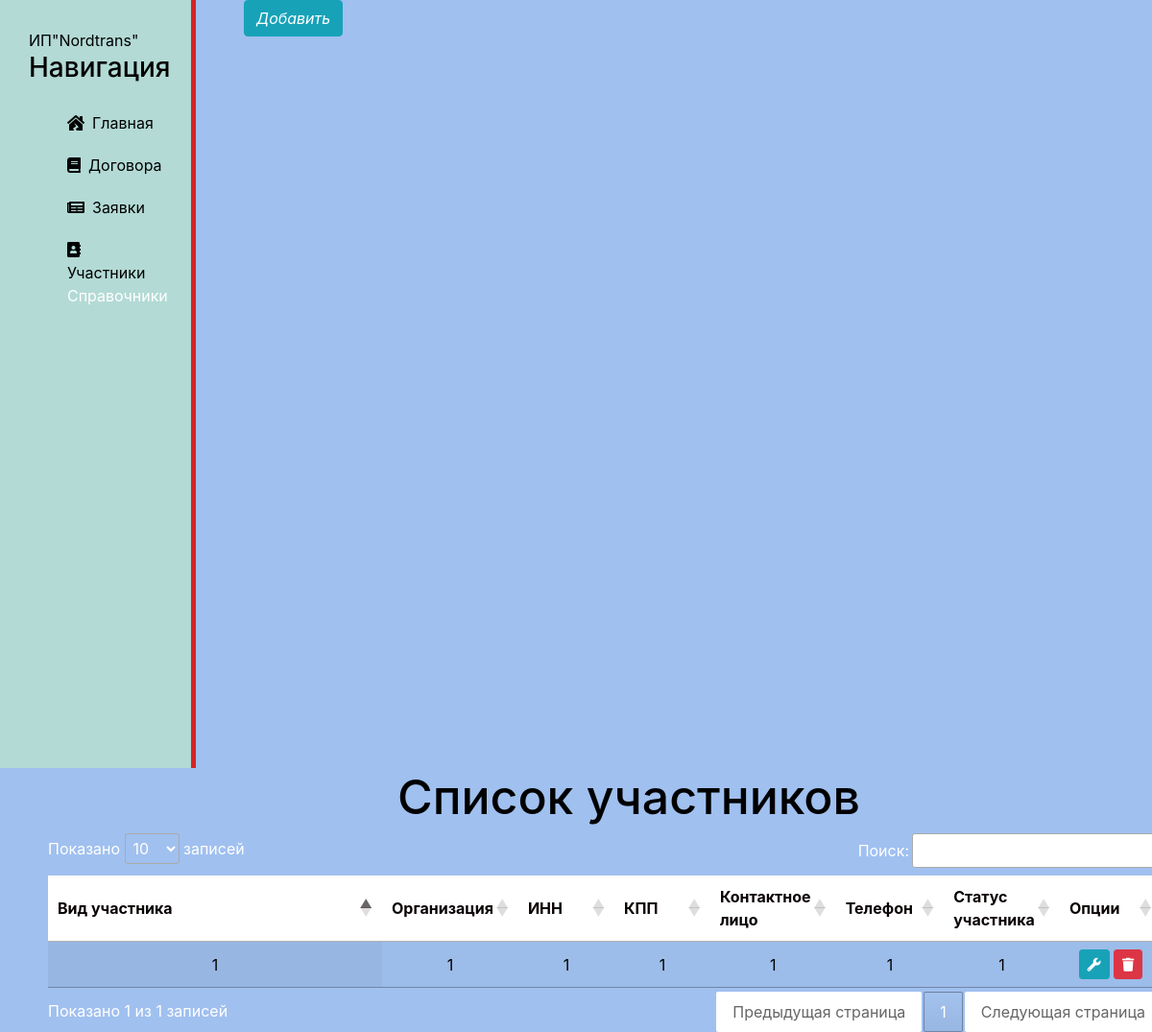
/gruzi/uchastnik, run on an earlier commit of the app's database.
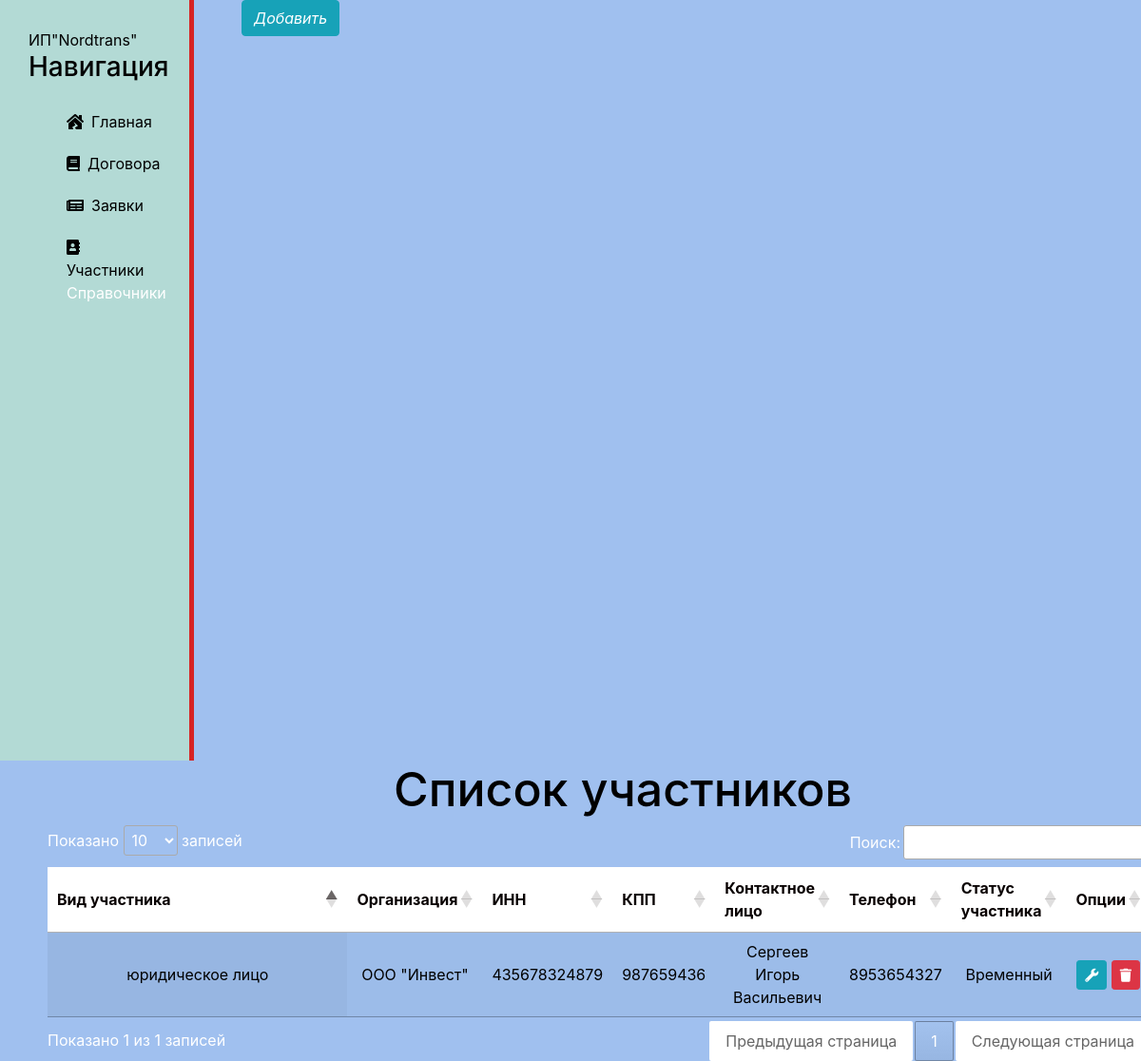
And on a later commit of the database.
### gruzi/models.py (models this page shows, shortened)
class Uchastnik(models.Model):
    viduch = models.CharField(max_length=100)
    org = models.CharField(max_length=100)
    inn = models.CharField(max_length=50)
    kpp = models.CharField(max_length=50)
    kontlico = models.CharField(max_length=100)
    tel = models.CharField(max_length=50)
    statusuch = models.CharField(max_length=100)
    class Meta:
        verbose_name = 'Участник'
        verbose_name_plural = 'Участники'

### gruzi/views.py (the view)
# urls.py: path('uchastnik', views.uchastnik, name='uchastnik'),
def uchastnik(request):
    gruzi = Uchastnik.objects.all()
    return render(request, 'gruzi/uchastnik.html', {'gruzi': gruzi})

### gruzi/templates/gruzi/uchastnik.html (shortened to what this page needs)
{% extends 'main/layout.html' %}
{% block content %}
<div style='float:left' class="features">
    <h1>Список участников</h1>
    <table id="table_id" class="display">
        <thead>
        <tr>
            <th scope="col">Вид участника</th>
            <th scope="col">Организация</th>
            <th scope="col">ИНН</th>
            <th scope="col">КПП</th>
            <th scope="col">Контактное лицо</th>
            <th scope="col">Телефон</th>
            <th scope="col">Статус участника</th>
            <th scope="col">Опции</th>
        </tr>
        </thead>
        {% for el in gruzi %}
            <tr>
                <td>{{ el.viduch }}</td>
                <td>{{ el.org }}</td>
                <td>{{ el.inn }}</td>
                <td>{{ el.kpp }}</td>
                <td>{{ el.kontlico }}</td>
                <td>{{ el.tel }}</td>
                <td>{{ el.statusuch }}</td>
                <td><a  class="btn btn-info btn-sm" href=""><i class="fa fa-wrench"></i></a>
                  <a  class="btn btn-danger btn-sm" href=""><i class="fa fa-trash"></i></a>
                </td>
            </tr>
        {% endfor %}
    </table>
</div>
<div>
    <a style="margin-left: 50px" href="" class="btn btn-info"><i class="">Добавить</i></a>
</div>
{% endblock %}

### main/templates/main/layout.html (shortened to what this page needs)
{% load static %}
<!DOCTYPE HTML>
<html lang="en">
<head>
    <link rel="stylesheet" href="https://stackpath.bootstrapcdn.com/bootstrap/4.5.2/css/bootstrap.min.css">
    <link rel="stylesheet" type="text/css" href="https://cdn.datatables.net/1.10.24/css/jquery.dataTables.css">
    <link rel="stylesheet" href="{% static 'main/css/main.css' %}">
     <link rel="stylesheet" href="https://use.fontawesome.com/releases/v5.8.2/css/all.css">
</head>
<body>
    <aside>
        <div class="nav">
            <h7>ИП"Nordtrans"</h7>
            <h3>Навигация</h3>
        </div>
        <ul>
           <a href=""><li><i class="fas fa-house-damage mr-2"></i>Главная</li></a>
           <a href="{% url 'dogovor' %}"><li><i class="fa fa-book mr-2"></i>Договора</li></a>
           <a href="{% url 'zaiavka' %}"><li><i class="fas fa-newspaper mr-2"></i>Заявки</li></a>
           <a href="{% url 'zaiavka' %}"><li><i class="fa fa-address-book mr-2"></i>Участники</li></a>
            <div class="dropdown">
                <span>Справочники</span>
            </div>
        </ul>
    </aside>
    <main>
    {% block content %}
    {% endblock %}
    </main>
</body>
</html>

### main/static/main/css/main.css (style rules this page uses)
body { background: #a0c0ef; }
aside { float: left; background: #B3DAD5; width: 17%; padding: 2.5%; height: 100vh; color: #fff; border-right: 5px solid #d62424; }
.nav { color: black; }
aside h3 { margin_top: 50px; font-size: 28px; }
aside ul { list-style: none }
aside ul li { color: #000000; display: block; margin-top: 20px; transition: transform .10s ease; }
main .features { text-align: center; width: 1210px; }
main .features h1 { font-size: 50px; margin-left: 100px; color: #000000; }
th { width: 10%; background: #ffffff; }
td:first-child { width: 30%; }
th { font-weight: normal; color: #090202; padding: 10px 15px; }
td { color: #000000; border-top: 1px solid #e8edff; padding: 10px 15px; }
tr { background: #e8edff; }
.dropdown { position: relative; display: inline-block; }

What changed in the data, as far as the page shows it:
removed Uchastnik: viduch "1", org "1", inn "1", kpp "1", kontlico "1", tel "1", statusuch "1"
added Uchastnik: viduch "юридическое лицо", org "ООО \"Инвест\"", inn "435678324879", kpp "987659436", kontlico "Сергеев Игорь Васильевич", tel "8953654327", statusuch "Временный"
